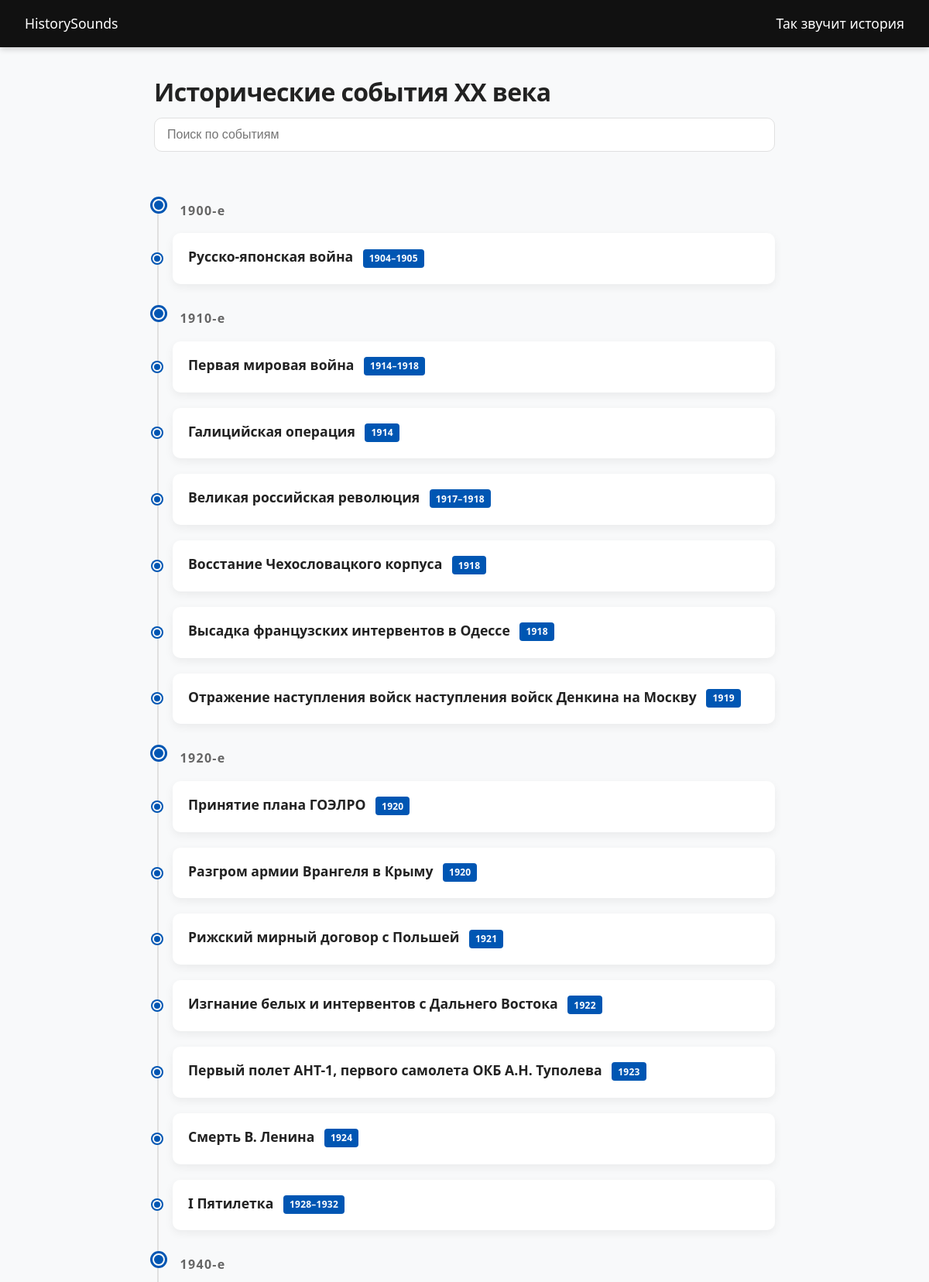
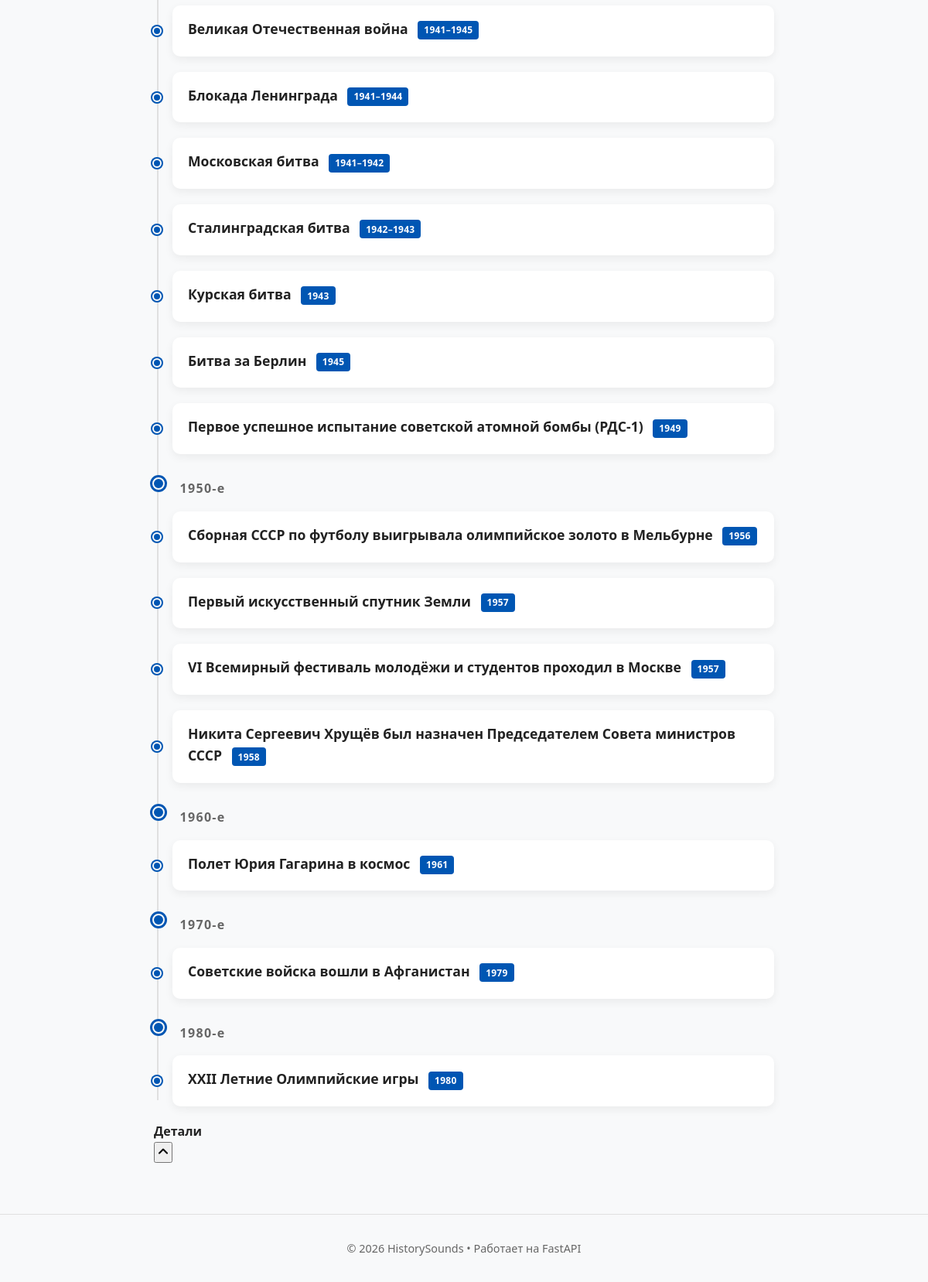
The page / on the database its author committed (2 pictures, top to bottom).
### models/events.py (models this page shows)
class Event(Base):
    __tablename__ = "events"
    id = Column(Integer, primary_key=True, index=True, autoincrement=True)
    title = Column(String, nullable=True)
    description = Column(String, nullable=False)
    excel_id = Column(String, index=True)
    songs = relationship("Song", secondary=song_event, back_populates="events")
    year_start = Column(Integer, nullable=True)
    year_end = Column(Integer, nullable=True)

### app.py (the view)
@app.get("/", response_class=HTMLResponse)
async def timeline(request: Request, db: Session = Depends(get_db)):
    events = db.query(Event).order_by(Event.year_start.asc()).all()
    return templates.TemplateResponse(request, "timeline.html", {"events": events})

### templates/timeline.html (shortened to what this page needs)
{% extends "base.html" %}
{% block content %}
<h1>Исторические события XX века</h1>
<input type="text" id="search" class="search-box" placeholder="Поиск по событиям">
<ul class="timeline" id="timeline">
{% set decade_tracker = namespace(current=none) %}
{% for e in events %}
  {% set decade = (e.year_start // 10) * 10 if e.year_start else none %}
  {% if decade and decade != decade_tracker.current %}
    {% set decade_tracker.current = decade %}
    <li class="timeline-decade">
      <div class="timeline-dot"></div>
      <div class="decade-label">{{ decade }}-е</div>
    </li>
  {% endif %}
<li class="timeline-item"
    data-text="{{ (e.title | lower) + ' ' + (e.songs | map(attribute='name') | join(' ') | lower) }}"
    data-detail="{{ e.description | default('Нет описания', true) }}">
  <div class="timeline-dot"></div>
  <a href="/event/{{ e.id }}" class="timeline-link">
    <div class="timeline-content">
      <h3>
        {{ e.title or (e.description | truncate(55, False, '…')) }}
        {% if e.year_start %}
          <span class="year-badge">
            {{ e.year_start }}{% if e.year_end and e.year_end != e.year_start %}–{{ e.year_end }}{% endif %}
          </span>
        {% endif %}
      </h3>
    </div>
  </a>
</li>
{% endfor %}
</ul>
<div id="history-popup" class="history-popup">
  <h4 id="popup-title">Детали</h4>
</div>
<button id="back-to-top" class="back-to-top" aria-label="Наверх">
  <svg xmlns="http://www.w3.org/2000/svg" width="20" height="20" viewBox="0 0 24 24" fill="none" stroke="currentColor" stroke-width="2.5" stroke-linecap="round" stroke-linejoin="round">
    <path d="m18 15-6-6-6 6"/>
  </svg>
</button>
{% endblock %}

### static/style.css (style rules this page uses)
:root { --primary: #0056b3; --primary-hover: #003d82; --bg: #f8f9fa; --card-bg: #ffffff; --text: #222; --text-muted: #666; --border: #e0e0e0; --shadow: 0 4px 12px rgba(0,0,0,0.06); --shadow-hover: 0 8px 24px rgba(0,0,0,0.12); --radius: 10px; --transition: 0.2s ease; }
* { box-sizing: border-box; margin: 0; padding: 0; }
html, body { font-family: system-ui, -apple-system, "Segoe UI", Roboto, sans-serif; line-height: 1.6; color: var(--text); background: var(--bg); min-height: 100vh; display: flex; flex-direction: column; }
h1 { margin-bottom: 0.5rem; font-size: 2rem; letter-spacing: -0.02em; }
.search-box { width: 100%; padding: 0.75rem 1rem; border: 1px solid var(--border); border-radius: var(--radius); font-size: 1rem; margin-bottom: 2rem; transition: border-color var(--transition), box-shadow var(--transition); }
.timeline { list-style: none; position: relative; padding-left: 1.5rem; }
.timeline::before { content: ""; position: absolute; left: 0.25rem; top: 0.5rem; bottom: 0.5rem; width: 2px; background: var(--border); }
.timeline-item { position: relative; margin-bottom: 1.25rem; transition: transform var(--transition); }
.timeline-dot { position: absolute; left: -1.65rem; top: 50%; transform: translateY(-50%); width: 12px; height: 12px; background: var(--primary); border-radius: 50%; border: 2px solid var(--bg); box-shadow: 0 0 0 2px var(--primary); }
.timeline-content { background: var(--card-bg); padding: 1rem 1.25rem; border-radius: var(--radius); box-shadow: var(--shadow); transition: box-shadow var(--transition); }
.timeline-link { text-decoration: none; color: inherit; display: block; }
.timeline-link h3 { font-size: 1.1rem; margin-bottom: 0.35rem; color: var(--text); transition: color var(--transition); }
.year-badge { display: inline-block; padding: 0.15rem 0.5rem; background: var(--primary); color: white; font-size: 0.75rem; font-weight: 600; border-radius: 4px; margin-left: 0.5rem; letter-spacing: 0.02em; vertical-align: middle; }
.timeline-decade { position: relative; margin: 2rem 0 1rem; padding-left: 0; }
.timeline-decade .decade-label { font-weight: 700; font-size: 1.0rem; color: var(--text-muted); letter-spacing: 0.08em; background: var(--bg); padding: 0 0.6rem; display: inline-block; position: relative; z-index: 2; }
.timeline-decade .timeline-dot { width: 16px; height: 16px; top: 0.35rem; box-shadow: 0 0 0 3px var(--primary); }

### rows shown on the page
Event: decade "1900", title "Русско-японская война", year_start "1904", year_end "1905"
Event: decade "1910", title "Первая мировая война", year_start "1914", year_end "1918"
Event: title "Галицийская операция", year_start "1914"
Event: title "Великая российская революция", year_start "1917", year_end "1918"
Event: title "Восстание Чехословацкого корпуса", year_start "1918"
Event: title "Высадка французских интервентов в Одессе", year_start "1918"
Event: title "Отражение наступления войск наступления войск Денкина на Москву", year_start "1919"
Event: year_start "1920", title "Принятие плана ГОЭЛРО"
Event: title "Разгром армии Врангеля в Крыму", year_start "1920"
Event: title "Рижский мирный договор с Польшей", year_start "1921"
Event: title "Изгнание белых и интервентов с Дальнего Востока", year_start "1922"
Event: title "Первый полет АНТ-1, первого самолета ОКБ А.Н. Туполева", year_start "1923"
Event: title "Смерть В. Ленина", year_start "1924"
Event: title "I Пятилетка", year_start "1928", year_end "1932"
Event: decade "1940", title "Великая Отечественная война", year_start "1941", year_end "1945"
Event: title "Блокада Ленинграда", year_start "1941", year_end "1944"
Event: title "Московская битва", year_start "1941", year_end "1942"
Event: title "Сталинградская битва", year_start "1942", year_end "1943"
Event: title "Курская битва", year_start "1943"
Event: title "Битва за Берлин", year_start "1945"
Event: title "Первое успешное испытание советской атомной бомбы (РДС-1)", year_start "1949"
Event: decade "1950", title "Сборная СССР по футболу выигрывала олимпийское золото в Мельбурне", year_start "1956"
Event: title "Первый искусственный спутник Земли", year_start "1957"
Event: title "VI Всемирный фестиваль молодёжи и студентов проходил в Москве", year_start "1957"
Event: title "Никита Сергеевич Хрущёв был назначен Председателем Совета министров СССР", year_start "1958"
Event: decade "1960", title "Полет Юрия Гагарина в космос", year_start "1961"
Event: decade "1970", title "Советские войска вошли в Афганистан", year_start "1979"
Event: decade "1980", title "XXII Летние Олимпийские игры", year_start "1980"
